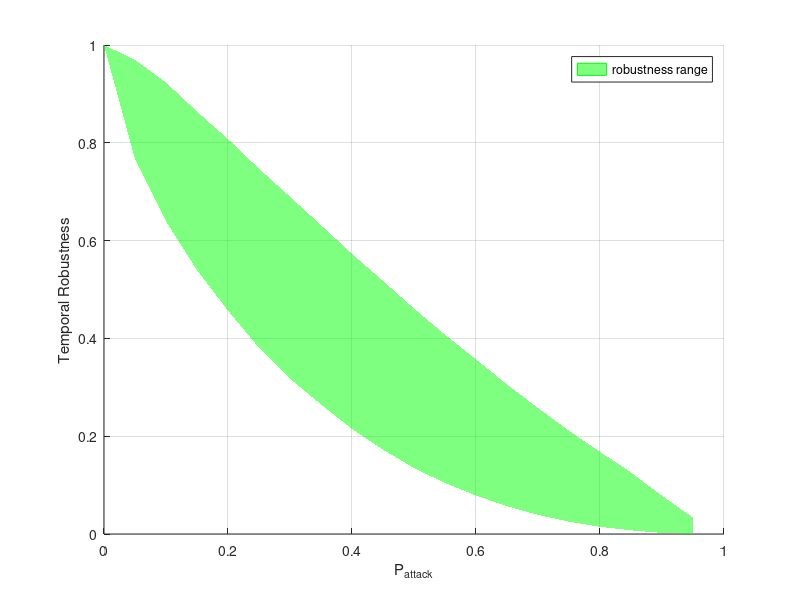

Source code (MATLAB):
%  read labels and x-y data
load HighestDegreeTemporalRobustness.txt;     %  read data into the my_xy matrix
Prob = transpose(HighestDegreeTemporalRobustness(:,2));     %  copy first column of my_xy into x

load HighestDegreeTemporalRobustness.txt;     %  read data into the my_xy matrix
Err3 = transpose(HighestDegreeTemporalRobustness(:,3));     %  and second column into y

load HighestDegreeTemporalRobustness_Less.txt;     %  read data into the my_xy matrix
Err4 = transpose(HighestDegreeTemporalRobustness_Less(:,3));     %  and second column into y

xnodes = [Prob,fliplr(Prob)];
filled=[Err4,fliplr(Err3)];

hold on

fillhandle=fill(xnodes,filled,'g');
set(fillhandle,'EdgeColor','g','FaceAlpha',0.5,'EdgeAlpha',0.5);


xlabel('P_{attack}');           % add axis labels and plot title
ylabel('Temporal Robustness');

grid on;
legend('robustness range');